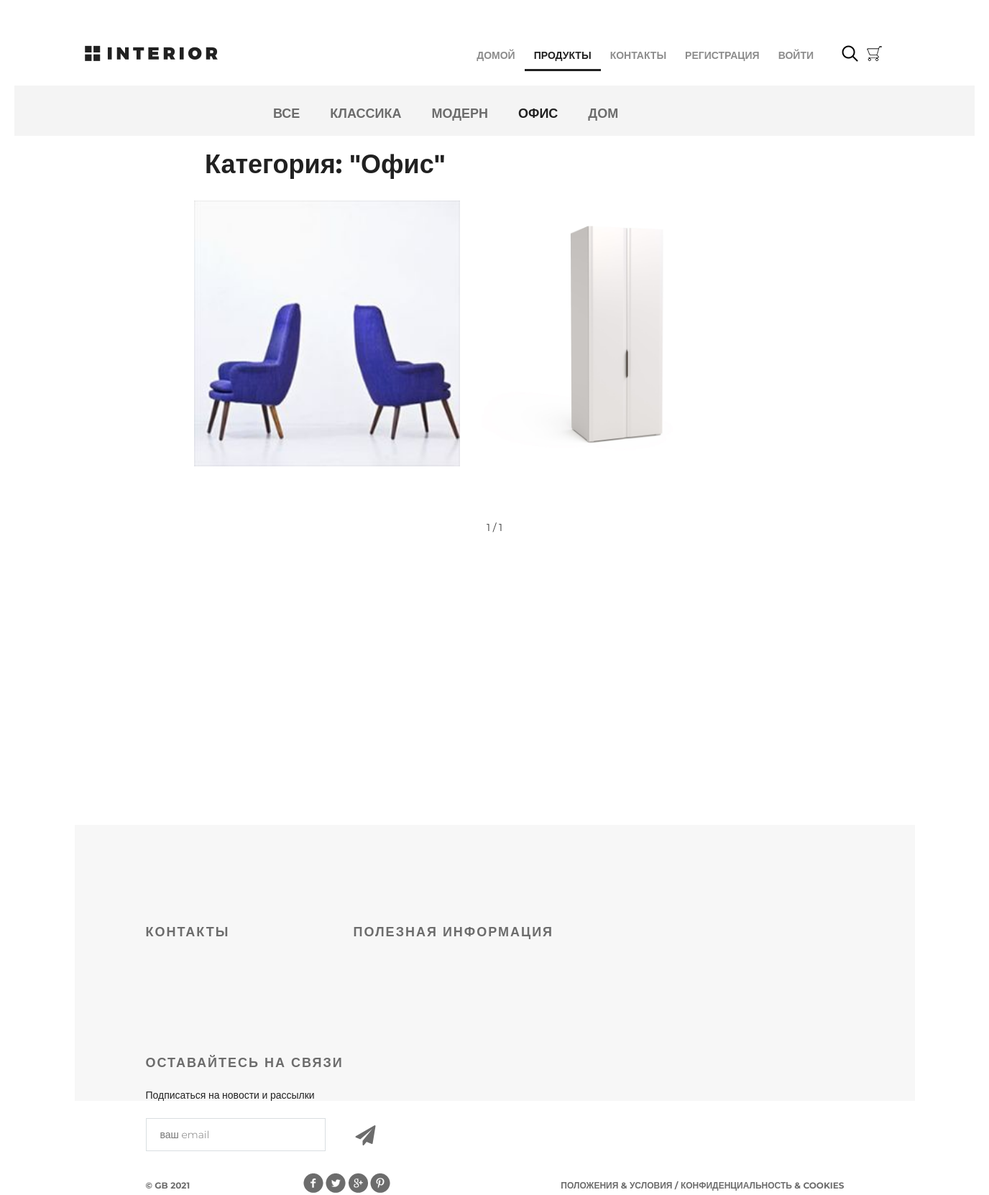
Page /products/category/14 on the committed database.
### mainapp/models.py (models this page shows, shortened)
class ProductCategory(models.Model):
    name = models.CharField(verbose_name='имя', max_length=64, unique=True)
    description = models.TextField(verbose_name='описание', blank=True)
    is_active = models.BooleanField(default=True)
    class Meta:
        verbose_name = 'категория'
        verbose_name_plural = 'категории'
        ordering = ('-id',)

class Product(models.Model):
    category = models.ForeignKey(ProductCategory, on_delete=models.CASCADE)
    name = models.CharField(verbose_name='имя продукта', max_length=128)
    image = models.ImageField(upload_to='products_images', blank=True)
    short_desc = models.CharField(verbose_name='краткое описание продукта', max_length=64, blank=True)
    description = models.TextField(verbose_name='описание продукта')
    price = models.DecimalField(verbose_name='цена продукта', max_digits=8, decimal_places=2, default=0)
    quantity = models.PositiveIntegerField(verbose_name='кличество на складе', default=0)
    is_active = models.BooleanField(default=True)
    class Meta:
        verbose_name = 'продукт'
        verbose_name_plural = 'продукты'
        ordering = ('-id',)

### mainapp/views.py (the view)
# urls.py: path('category/<int:pk>', mainapp.ProductsListView.as_view(), name='categories'),
class ProductsListView(ListView):
    template_name = 'mainapp/products_list.html'
    model = Product
    paginate_by = 2
    def get_queryset(self):
        queryset = super().get_queryset().filter(is_active=True)
        category_pk = self.kwargs.get('pk')
        if category_pk != 0:
            queryset = queryset.filter(category__pk=category_pk, is_active=True)
        return queryset
    def get_context_data(self, *args, **kwargs):
        context = super().get_context_data(*args, **kwargs)
        category_pk = self.kwargs.get('pk')
        context['links_menu'] = links()
        context['title'] = 'Продукты'
        if category_pk == 0:
            context['category'] = {
                'name': 'все',
                'pk': 0,
            }
        else:
            context['category'] = ProductCategory.objects.get(pk=category_pk)
        return context

### adminapp/templatetags/my_tags.py (called while the page is built)
@register.filter(name='media_folder_products')
def media_folder_products(string):
    if not string:
        string = 'products_images/default.jpg'
    return f'{settings.MEDIA_URL}{string}'

### mainapp/context_processors.py (called while the page is built)
def basket(request):
    basket_list = []
    if request.user.is_authenticated:
        basket_list = Basket.objects.filter(user=request.user)
    return {
        'basket': basket_list
    }

### mainapp/views.py (called while the page is built)
def links():
    return ProductCategory.objects.filter(is_active=True)

### mainapp/templates/mainapp/products_list.html (shortened to what this page needs)
{% extends 'mainapp/base.html' %}
{% load static %}
{% load my_tags %}
{% block menu %}
    <div class="hero-white">
        <div class="header clearfix">
            {% include 'mainapp/includes/inc_main_menu.html' %}
        </div>
    </div>
{% endblock %}
{% block content %}
    <div class="details">
        <div class="links clearfix">
            {% include 'mainapp/includes/inc_categories_menu.html' %}
        </div>
        <div class="products_list">
            <div class="title clearfix">
                <h2>
                    Категория: "{{ category.name|title }}"
                </h2>
            </div>
            <div class="category-products clearfix">
                {% for object in object_list %}
                    <div class="block">
                        <a href="{% url 'products:product' object.pk %}">
                            <img src="{{ object.image|media_folder_products }}" alt="product" class="tab-img">
                        </a>
                    </div>
                {% endfor %}
            </div>
        </div>
        <div class="page-btn">
            {{ page_obj.number }} / {{ page_obj.paginator.num_pages }}
        </div>
    </div>
    <div class="clr"></div>
{% endblock %}

### mainapp/templates/mainapp/includes/inc_categories_menu.html
<ul class="links-menu">
    <li>
        <a href="{% url 'products:categories' 0 %}" {% if request.resolver_match.kwargs.pk == 0 %}class="active"{% endif %}>
            все
        </a>
    </li>
    {% for link_item in links_menu %}
        <li>
            <a href="{% url 'products:categories' link_item.pk %}"
            {% if request.resolver_match.kwargs.pk == link_item.pk %}class="active"{% endif %}>
            {{ link_item.name }}</a>
        </li>
    {% endfor %}
</ul>

### static/css/style.css (style rules this page uses)
* { margin: 0; padding: 0; }
body { font-family: 'Montserrat', sans-serif; }
html, body { height: 100%; }
.products_list { margin-left: 250px; }
.products_list a { color: #555; text-decoration: none; }
.products_list .title { margin: 20px auto; height: 50px; float: none; }
.products_list .title h2 { margin-top: 0; float: left; }
.category-products { margin-bottom: 75px; }
.category-products .block a img { float: left; }
.category-products .block { float: left; margin-right: 30px; display: block; height: 370px; width: 370px; position: relative; }
.clr { height: 384px; }
.clearfix:after { content: ""; display: block; clear: both; }
.title { height: 152px; margin-right: 15px; }
.title h2 { float: left; margin-top: 118px; color: #212121; font-size: 36px; font-weight: 700; text-align: left; margin-left: 15px; }
.hero-white { background-color: #fff; height: 119px; padding-left: 98px; padding-right: 211px; position: relative; }
.links { height: 70px; background-color: #f4f4f4; position: relative; padding-left: 360px; }
.links-menu { margin: 27px auto 0px; position: absolute; }
.links-menu li { float: left; list-style-type: none; padding-right: 42px; }
.links-menu li a { text-decoration: none; color: #6c6c6c; font-size: 18px; font-weight: 700; text-transform: uppercase; }
.links-menu .active { color: #212121; font-size: 18px; font-weight: 700; }
.tab-img { height: 100%; }
.page-btn { margin: 20px auto; text-align: center; }

### rows in the picture
ProductCategory: name "КЛАССИКА"
ProductCategory: name "МОДЕРН"
ProductCategory: name "ОФИС", name "Офис"
ProductCategory: name "ДОМ"
Product: image|media_folder_products (picture)
Product: image|media_folder_products (picture)

### other values in the picture
{{ page_obj.number }} "1"
{{ page_obj.paginator.num_pages }} "1"
